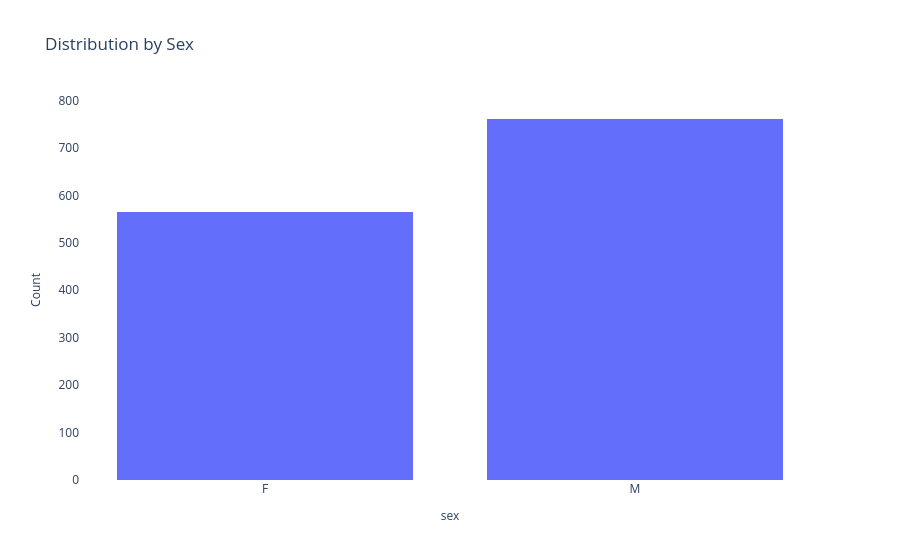
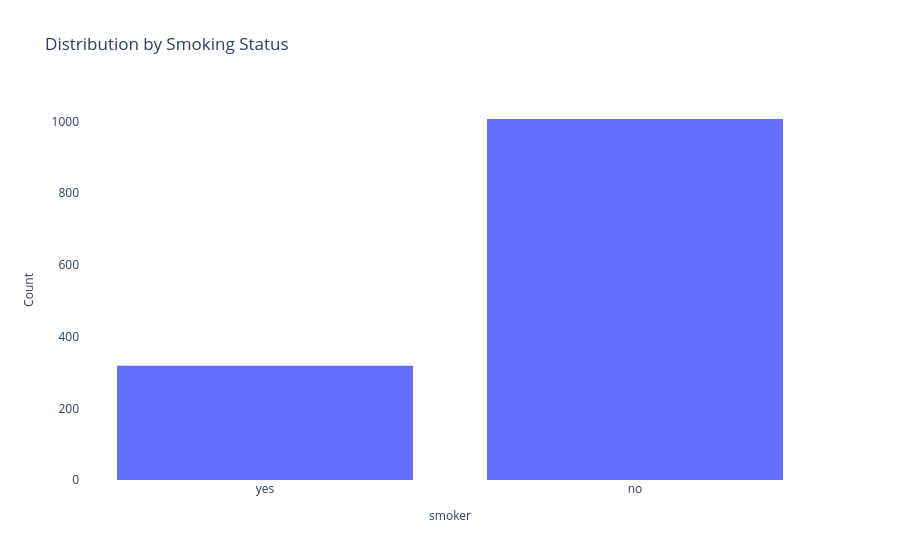
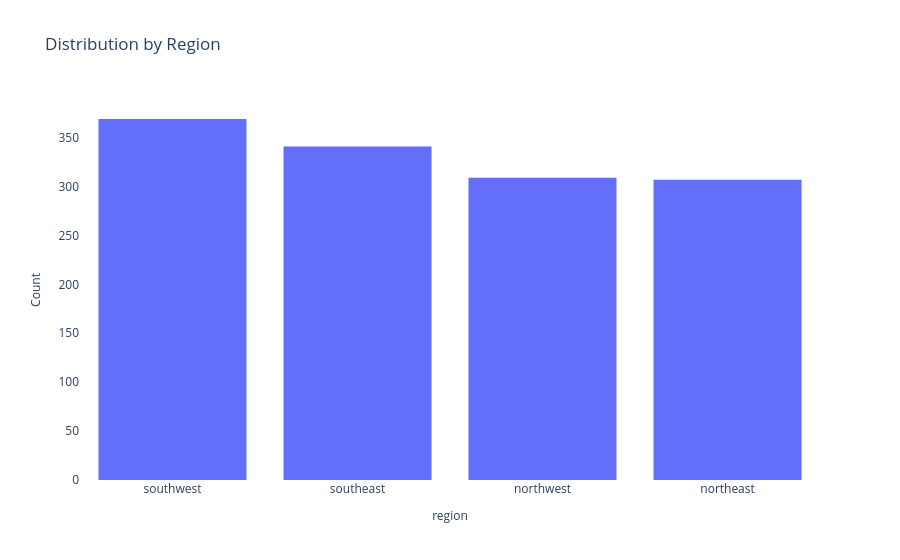

These figures' notebook cell, in order:
### Code cell
import plotly.express as px
import pandas as pd

# Get the data


# Create subplots for each categorical variable
fig1 = px.histogram(df, x='sex', title='Distribution by Sex')
fig2 = px.histogram(df, x='smoker', title='Distribution by Smoking Status')
fig3 = px.histogram(df, x='region', title='Distribution by Region')

# Update layouts
for fig in [fig1, fig2, fig3]:
    fig.update_layout(
        showlegend=False,
        plot_bgcolor='white',
        bargap=0.2
    )
    fig.update_xaxes(title_font=dict(size=12))
    fig.update_yaxes(title='Count', title_font=dict(size=12))

fig1.show()
fig2.show()
fig3.show()

### Figure 1 — Plotly figure (JSON) as saved in the notebook; plotly's stock layout.template omitted (floating-point values rounded to 4 significant figures; data arrays with more than 128 entries replaced by an {"elided": "..."} marker saying what was removed)
{"data": [{"alignmentgroup": "True", "bingroup": "x", "hovertemplate": "sex=%{x}<br>count=%{y}<extra></extra>", "legendgroup": "", "marker": {"color": "#636efa", "pattern": {"shape": ""}}, "name": "", "offsetgroup": "", "orientation": "v", "showlegend": false, "type": "histogram", "x": {"elided": "1326 str values"}, "xaxis": "x", "yaxis": "y"}], "layout": {"bargap": 0.2, "barmode": "relative", "legend": {"tracegroupgap": 0}, "plot_bgcolor": "white", "showlegend": false, "title": {"text": "Distribution by Sex"}, "xaxis": {"anchor": "y", "domain": [0, 1], "title": {"font": {"size": 12}, "text": "sex"}}, "yaxis": {"anchor": "x", "domain": [0, 1], "title": {"font": {"size": 12}, "text": "Count"}}}}

### Figure 2 — Plotly figure (JSON) as saved in the notebook; plotly's stock layout.template omitted (floating-point values rounded to 4 significant figures; data arrays with more than 128 entries replaced by an {"elided": "..."} marker saying what was removed)
{"data": [{"alignmentgroup": "True", "bingroup": "x", "hovertemplate": "smoker=%{x}<br>count=%{y}<extra></extra>", "legendgroup": "", "marker": {"color": "#636efa", "pattern": {"shape": ""}}, "name": "", "offsetgroup": "", "orientation": "v", "showlegend": false, "type": "histogram", "x": {"elided": "1326 str values"}, "xaxis": "x", "yaxis": "y"}], "layout": {"bargap": 0.2, "barmode": "relative", "legend": {"tracegroupgap": 0}, "plot_bgcolor": "white", "showlegend": false, "title": {"text": "Distribution by Smoking Status"}, "xaxis": {"anchor": "y", "domain": [0, 1], "title": {"font": {"size": 12}, "text": "smoker"}}, "yaxis": {"anchor": "x", "domain": [0, 1], "title": {"font": {"size": 12}, "text": "Count"}}}}

### Figure 3 — Plotly figure (JSON) as saved in the notebook; plotly's stock layout.template omitted (floating-point values rounded to 4 significant figures; data arrays with more than 128 entries replaced by an {"elided": "..."} marker saying what was removed)
{"data": [{"alignmentgroup": "True", "bingroup": "x", "hovertemplate": "region=%{x}<br>count=%{y}<extra></extra>", "legendgroup": "", "marker": {"color": "#636efa", "pattern": {"shape": ""}}, "name": "", "offsetgroup": "", "orientation": "v", "showlegend": false, "type": "histogram", "x": {"elided": "1326 str values"}, "xaxis": "x", "yaxis": "y"}], "layout": {"bargap": 0.2, "barmode": "relative", "legend": {"tracegroupgap": 0}, "plot_bgcolor": "white", "showlegend": false, "title": {"text": "Distribution by Region"}, "xaxis": {"anchor": "y", "domain": [0, 1], "title": {"font": {"size": 12}, "text": "region"}}, "yaxis": {"anchor": "x", "domain": [0, 1], "title": {"font": {"size": 12}, "text": "Count"}}}}
